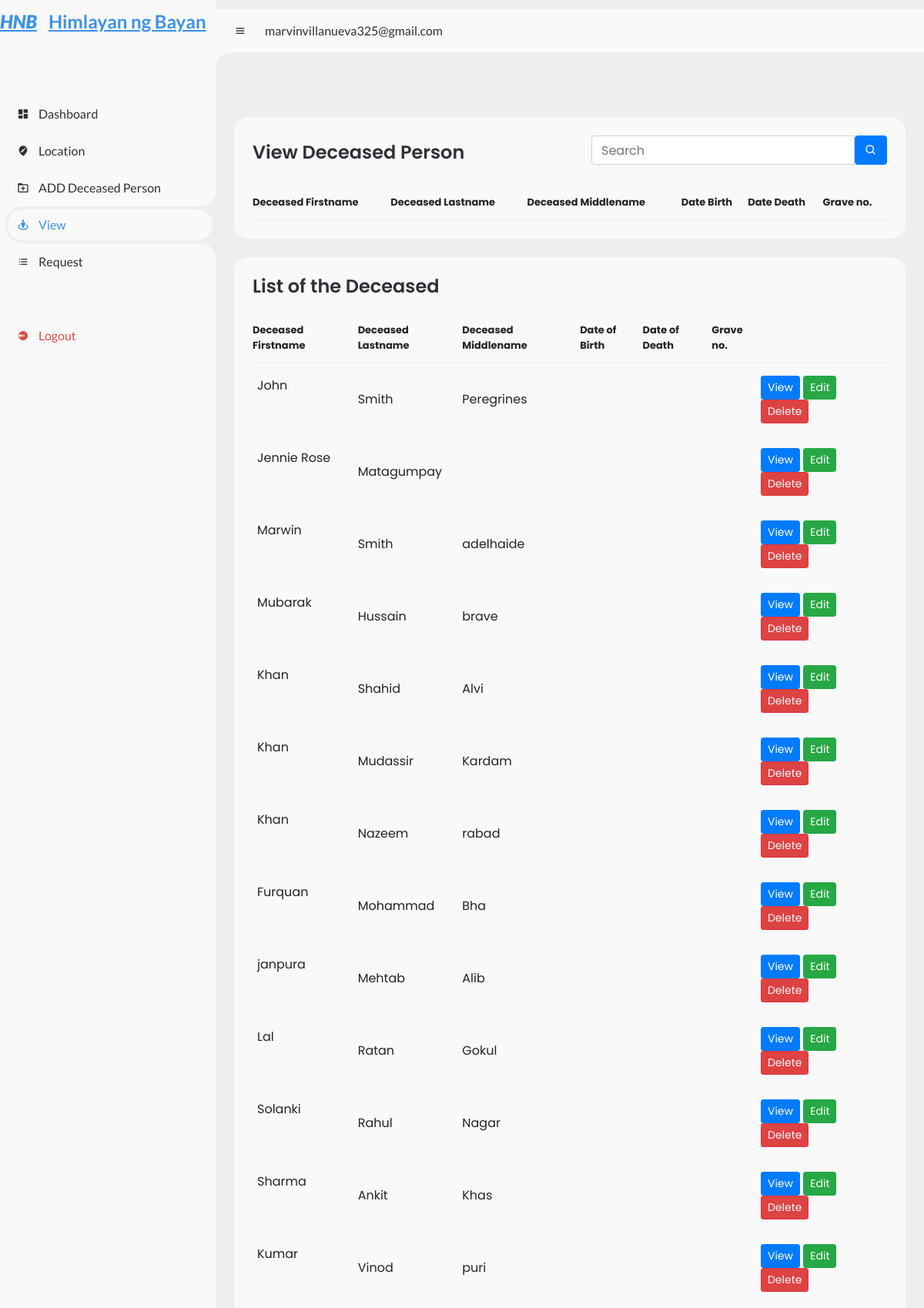
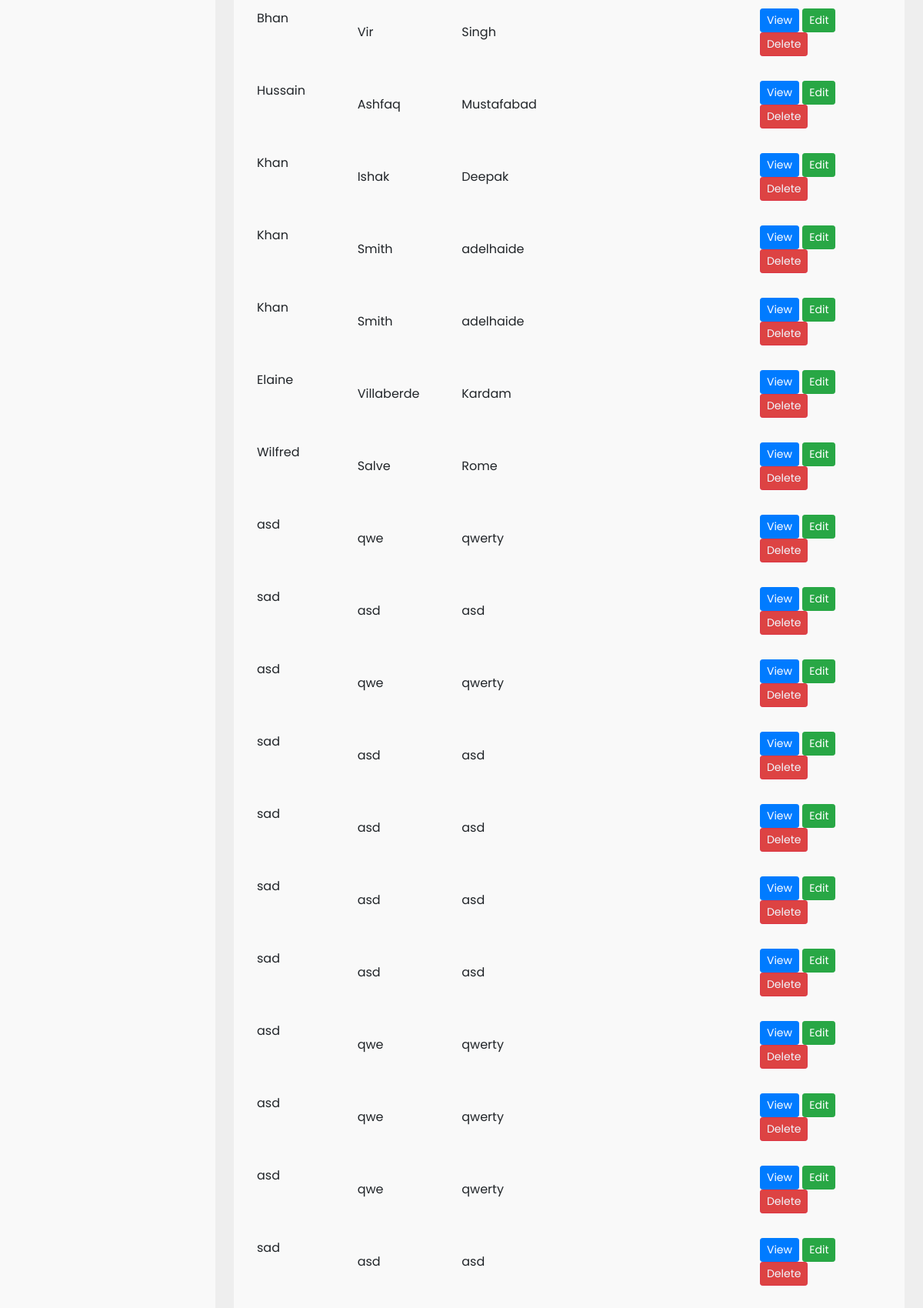
/index2-view.php (signed in, upper part), run on the app's committed database (2 pictures, top to bottom).
### tables this page shows
CREATE TABLE `dperson` (
  `id` int(30) NOT NULL,
  `firstname` varchar(255) NOT NULL,
  `lastname` varchar(255) NOT NULL,
  `middlename` varchar(255) NOT NULL,
  `DofBirth` date NOT NULL,
  `DofDeath` date NOT NULL,
  `Graveno` int(100) NOT NULL
);

### query.php (called while the page is built, shortened)
<?php
function get_user_data($position) {
    $query = "SELECT * FROM user_form WHERE position = ?";
    $result = performQuery($query, [$position]);
    if ($result->num_rows >= 1) {
        $row = $result->fetch_assoc();
        $user_data = array(
            'position' => $row['position'],
            'firstname' => $row['firstname'],
            'lastname' => $row['lastname'],
        );
        return $user_data;
    } else {
        return null;
    }
}
?>

### config.php (called while the page is built, shortened)
<?php
$conn = new mysqli("localhost", DBUSER, DBPASS, "user_db");
function performQuery($query, $params = []) {
    global $conn;
    $stmt = $conn->prepare($query);
    if (!empty($params)) {
        $types = str_repeat('s', count($params));
        $stmt->bind_param($types, ...$params);
    }
    $stmt->execute();
    $result = $stmt->get_result();
    return $result;
}
?>

### index2-view.php (the view, shortened to what this page needs)
<?php
include 'config.php';
include 'query.php';
?>
<!DOCTYPE html>
<html lang="en">
<head>
<link rel="stylesheet" href="https://stackpath.bootstrapcdn.com/bootstrap/4.5.2/css/bootstrap.min.css">
<link href='https://unpkg.com/boxicons@2.0.9/css/boxicons.min.css' rel='stylesheet'>
<link rel="stylesheet" href="css\index2\css\styles.css">
<link rel="stylesheet" href="css\index2\css\style.css">
</head>
<body>
    <section id="sidebar">
		<a href="index2.php" class="brand">
			<i class=''><b> HNB </b></i>
			<span class="text" style="padding-left: 15px;"> Himlayan ng Bayan</span>
		</a>
		<ul class="side-menu top">
			<li>
				<a href="index2.php">
					<i class='bx bxs-dashboard' ></i>
					<span class="text">Dashboard</span>
				</a>
			</li>
			<li>
				<a href="location.php">
					<i class='bx bxs-edit-location' ></i>
					<span class="text">Location</span>
				</a>
			</li>
			<li>
				<a href="add.php">
					<i class='bx bx-folder-plus'></i>
					<span class="text">ADD Deceased Person</span>
				</a>
			</li>
			<li class="active">
				<a href="index2-view.php">
					<i class='bx bx-street-view'></i>
					<span class="text">View</span>
				</a>
			</li>
			<li>
				<a href="list.php">
					<i class='bx bx-list-ul'></i>
					<span class="text">Request</span>
				</a>
			</li>
		</ul>
		<ul class="side-menu">
			<li>
				<a href="logout.php" class="logout">
					<i class='bx bxs-log-out-circle' ></i>
					<span class="text">Logout</span>
				</a>
			</li>
		</ul>
	</section>
	<section id="content">
		<nav>
			<i class='bx bx-menu'> </i>
			<a href="#" class="profile">
				<?php
                    $user_data = get_user_data(1);
                    if ($user_data >= 1) {
                        echo $_SESSION['firstname'];
                    }else {
                        echo $_SESSION['firstname'];
                    }
                ?>
			</a>
		</nav>
		<main>
            <br>
            <br>
            <div class="table-data">
				<div class="order">
					<div class="head">
						<h3>View Deceased Person</h3>
                        <form action="" method="GET">
                            <div class="input-group mb-7" style="padding-bottom: 15px;">
                                <input type="text" name="search" required value="<?php if(isset($_GET['search'])){echo $_GET['search']; } ?>" class="form-control" placeholder="Search">
                                <button type="submit" class="btn btn-primary"><i class='bx bx-search'></i></button>
                            </div>
                        </form>
					</div>
					<table>
						<thead>
							<tr>
                                <th>Deceased Firstname</th>
                                <th>Deceased Lastname</th>
                                <th>Deceased Middlename</th>
                                <th>Date Birth</th>
                                <th>Date Death</th>
                                <th>Grave no.</th>
							</tr>
						</thead>
                        <?php
                        $conn = mysqli_connect("localhost","root","","user_db");
                        ?>
					</table>
				</div>
			</div>
            <div class="table-data">
				<div class="order">
					<div class="head">
						<h3>List of the Deceased</h3>
					</div>
					<table>
						<thead>
							<tr>
                                <th>Deceased Firstname</th>
                                <th>Deceased Lastname</th>
                                <th>Deceased Middlename</th>
                                <th>Date of Birth</th>
                                <th>Date of Death</th>
                                <th>Grave no.</th>
                                <th> </th>
							</tr>
						</thead>
                        <tbody>
                            <?php
                            $query = "SELECT * FROM dperson ";
                            $query_run = mysqli_query($conn, $query);
                            $i = 1;
                            if(mysqli_num_rows($query_run) > 0 )
                            {
                                foreach($query_run as $items)
                                {
                                    ?>
                                    <tr>
                                        <td><?= $items['firstname']; ?></td>
                                        <td><?= $items['lastname']; ?></td>
                                        <td><?= $items['middlename']; ?></td>
                                        <td><?= $items['dofBirth']; ?></td>
                                        <td><?= $items['dofDeath']; ?></td>
                                        <td><?= $items['graveNo']; ?></td>
                                        <td>
                                        <form action="code.php" method="POST" class="d-inline">
                                        <a class="btn btn-primary btn-sm viewSelection"
                                        data-toggle="modal"
                                        data-target="#displayPerson"
                                        data-darea="Area: <?php echo ceil($items['graveNo'] / 60) ?>"
                                        data-graveno="Graveyard: <?php echo $items['graveNo'] ?>"
                                        data-name="<?php echo $items['firstname'] . ' ' . $items['lastname'] . ' ' . $items['middlename'] ?>"
                                        data-death="<?php echo $items['dofDeath'] ?>"
                                        data-birth="<?php echo $items['dofBirth'] ?>"
                                        data-dareaImg="images/area<?php echo $i ?>.webp" href="#">View</a>
                                        <a href="edit.php?id=<?= $items['id']; ?>" class="btn btn-success btn-sm">Edit</a>
                                        <a href="delete.php?id=<?php echo $items['id']; ?>" class="btn btn-danger btn-sm del-btn" style="background-color: rgb(221, 67, 67); color: aliceblue;">Delete</a>
                                            </form>
                                            </td>
                                    </tr>
                                    <?php
                                }
                            }
                            else
                            {
                                echo "<h5> No Record Found </h5>";
                            }
                            ?>
                        </tbody>
					</table>
				</div>
			</div>
        </main>
	</section>
</body>
</html>

### css/index2/css/style.css (style rules this page uses)
* { margin: 0; padding: 0; box-sizing: border-box; }
a { text-decoration: none; }
li { list-style: none; }
:root { --poppins: 'Poppins', sans-serif; --lato: 'Lato', sans-serif; --light: #F9F9F9; --blue: #3C91E6; --light-blue: #CFE8FF; --grey: #eee; --dark-grey: #AAAAAA; --dark: #342E37; --red: #DB504A; --yellow: #FFCE26; --light-yellow: #FFF2C6; --orange: #FD7238; --light-orange: #FFE0D3; }
html { overflow-x: hidden; }
body { background: var(--grey); overflow-x: hidden; }
#sidebar { position: fixed; top: 0; left: 0; width: 280px; height: 100%; background: var(--light); z-index: 2000; font-family: var(--lato); transition: .3s ease; overflow-x: hidden; scrollbar-width: none; }
#sidebar .brand { font-size: 24px; font-weight: 700; height: 56px; display: flex; align-items: center; color: var(--blue); position: sticky; top: 0; left: 0; background: var(--light); z-index: 500; padding-bottom: 20px; box-sizing: content-box; }
#sidebar .side-menu { width: 100%; margin-top: 48px; }
#sidebar .side-menu li { height: 48px; background: transparent; margin-left: 6px; border-radius: 48px 0 0 48px; padding: 4px; }
#sidebar .side-menu li.active { background: var(--grey); position: relative; }
#sidebar .side-menu li.active::before { content: ''; position: absolute; width: 40px; height: 40px; border-radius: 50%; top: -40px; right: 0; box-shadow: 20px 20px 0 var(--grey); z-index: -1; }
#sidebar .side-menu li.active::after { content: ''; position: absolute; width: 40px; height: 40px; border-radius: 50%; bottom: -40px; right: 0; box-shadow: 20px -20px 0 var(--grey); z-index: -1; }
#sidebar .side-menu li a { width: 100%; height: 100%; background: var(--light); display: flex; align-items: center; border-radius: 48px; font-size: 16px; color: var(--dark); white-space: nowrap; overflow-x: hidden; }
#sidebar .side-menu.top li.active a { color: var(--blue); }
#sidebar .side-menu li a.logout { color: var(--red); }
#sidebar .side-menu li a .bx { min-width: calc(60px - ((4px + 6px) * 2)); display: flex; justify-content: center; }
#content { position: absolute; width: calc(100% - 280px); left: 280px; transition: .3s ease; }
#content nav { height: 56px; background: var(--light); padding: 0 24px; padding-top: -20px; display: flex; align-items: center; grid-gap: 24px; font-family: var(--lato); position: sticky; top: 12px; left: 0; z-index: 1000; }
#content nav::before { content: ''; position: absolute; width: 40px; height: 40px; bottom: -40px; left: 0; border-radius: 50%; box-shadow: -20px -20px 0 var(--light); }
#content nav a { color: var(--dark); }
#content nav .bx.bx-menu { cursor: pointer; color: var(--dark); }
#content main { width: 100%; padding: 24px; font-family: var(--poppins); max-height: calc(100vh - 56px); overflow-y: auto; }
#content main .table-data { display: flex; flex-wrap: wrap; grid-gap: 24px; margin-top: 24px; width: 100%; color: var(--dark); }
#content main .table-data > div { border-radius: 20px; background: var(--light); padding: 24px; overflow-x: auto; }
#content main .table-data .head { display: flex; align-items: center; grid-gap: 16px; margin-bottom: 24px; }
#content main .table-data .head h3 { margin-right: auto; font-size: 24px; font-weight: 600; }
#content main .table-data .head .bx { cursor: pointer; }
#content main .table-data .order { flex-grow: 1; flex-basis: 500px; }
#content main .table-data .order table { width: 100%; border-collapse: collapse; }
#content main .table-data .order table th { padding-bottom: 12px; font-size: 13px; text-align: left; border-bottom: 1px solid var(--grey); }
#content main .table-data .order table td { padding: 16px 0; }
#content main .table-data .order table tr td:first-child { display: flex; align-items: center; grid-gap: 12px; padding-left: 6px; }

### data on the page
dperson: firstname "John", lastname "Smith", middlename "Peregrines"
dperson: firstname "Jennie Rose", lastname "Matagumpay"
dperson: firstname "Marwin", lastname "Smith", middlename "adelhaide"
dperson: firstname "Mubarak", lastname "Hussain", middlename "brave"
dperson: firstname "Khan", lastname "Shahid", middlename "Alvi"
dperson: firstname "Khan", lastname "Mudassir", middlename "Kardam"
dperson: firstname "Khan", lastname "Nazeem", middlename "rabad"
dperson: firstname "Furquan", lastname "Mohammad", middlename "Bha"
dperson: firstname "janpura", lastname "Mehtab", middlename "Alib"
dperson: firstname "Lal", lastname "Ratan", middlename "Gokul"
dperson: firstname "Solanki", lastname "Rahul", middlename "Nagar"
dperson: firstname "Sharma", lastname "Ankit", middlename "Khas"
dperson: firstname "Kumar", lastname "Vinod", middlename "puri"
dperson: firstname "Bhan", lastname "Vir", middlename "Singh"
dperson: firstname "Hussain", lastname "Ashfaq", middlename "Mustafabad"
dperson: firstname "Khan", lastname "Ishak", middlename "Deepak"
dperson: firstname "Khan", lastname "Smith", middlename "adelhaide"
dperson: firstname "Khan", lastname "Smith", middlename "adelhaide"
dperson: firstname "Elaine", lastname "Villaberde", middlename "Kardam"
dperson: firstname "Wilfred", lastname "Salve", middlename "Rome"
dperson: firstname "asd", lastname "qwe", middlename "qwerty"
dperson: firstname "sad", lastname "asd", middlename "asd"
dperson: firstname "asd", lastname "qwe", middlename "qwerty"
dperson: firstname "sad", lastname "asd", middlename "asd"
dperson: firstname "sad", lastname "asd", middlename "asd"
dperson: firstname "sad", lastname "asd", middlename "asd"
dperson: firstname "sad", lastname "asd", middlename "asd"
dperson: firstname "asd", lastname "qwe", middlename "qwerty"
dperson: firstname "asd", lastname "qwe", middlename "qwerty"
dperson: firstname "asd", lastname "qwe", middlename "qwerty"
dperson: firstname "sad", lastname "asd", middlename "asd"

### other printed values
$_SESSION['firstname'] "marvinvillanueva325@gmail.com"
